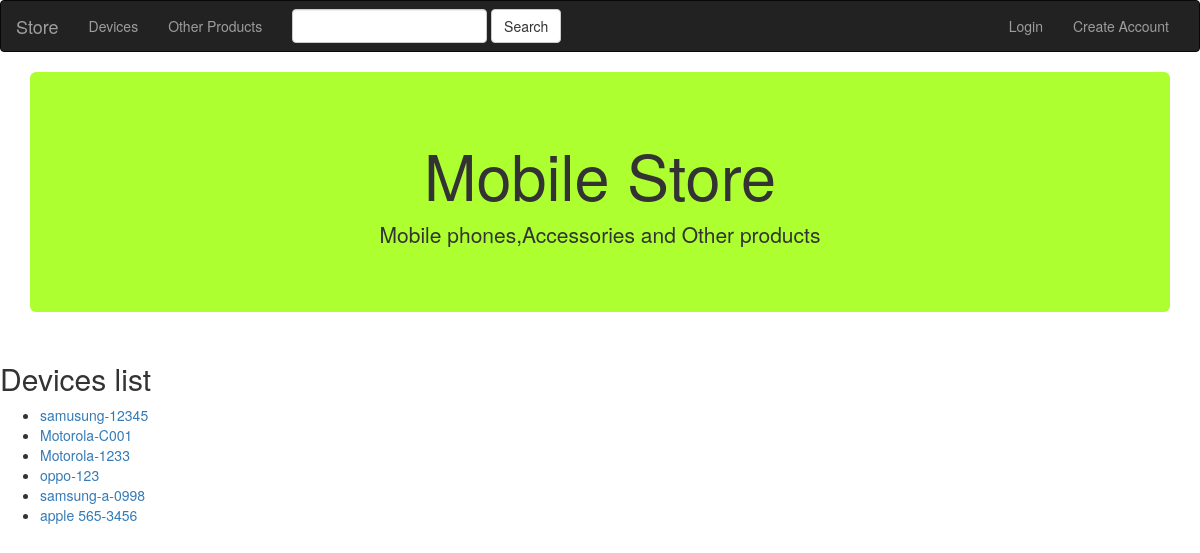
The app's page /mobiles/ with its own data.
### mobiles/models.py (models this page shows, shortened)
class Devices(models.Model):
    device_name = models.CharField(max_length=200)
    device_model = models.CharField(max_length=100)

### mobiles/views.py (the view)
def index(request):
    all_devices=Devices.objects.all()
    context={'all_devices': all_devices}
    return render(request,'mobiles/index.html',context)

### mobiles/templates/mobiles/index.html (shortened to what this page needs)
<!DOCTYPE html>
<html lang="en">
<head>
    {% load staticfiles %}
    <link rel="stylesheet" href="https://maxcdn.bootstrapcdn.com/bootstrap/3.3.6/css/bootstrap.min.css">
</head>
<body>
<nav class="navbar navbar-inverse">
    <div class="container-fluid">
        <div class="navbar-header">
            <a class="navbar-brand" href="{% url 'mobiles:index' %}">Store</a>
        </div>
        <div class="collapse navbar-collapse" id="topNavBar">
            <ul class="nav navbar-nav">
                <li class="{% block albums_active %}{% endblock %}"><a href="{% url 'mobiles:index' %}">Devices</a></li>
                <li class="{% block songs_active %}{% endblock %}"><a href="#">Other Products</a></li>
            </ul>
            <form class="navbar-form navbar-left" role="search" method="get" action="{% url 'mobiles:index' %}">
                <div class="form-group">
                    <input type="text" class="form-control" name="q" value="{{ request.GET.q }}">
                </div>
                <button type="submit" class="btn btn-default">Search</button>
            </form>
            <ul class="nav navbar-nav navbar-right">
                <li>{% if user.is_authenticated %}
                 <li class="nav-item"><a href="#">{{ user.get_username }}</a></li>
     <li class="nav-item">
         <a href="{% url 'mobiles:logout_user'%}?next={{request.path}}">Logout</a>
     </li>
                 <li class="nav-item">
         <a href="{% url 'mobiles:deviceadd'%}">Add device</a>
     </li>
   {% else %}
     <li class="nav-item">
         <a href="{% url 'mobiles:login_user'%}?next={{request.path}}">Login</a>
     </li>
                 <li class="nav-item">
        <a class="nav-link" href="{% url 'mobiles:register'%}">Create Account</a>
    </li>
   {% endif %}
                </li>
            </ul>
        </div>
    </div>
</nav>
{% block body %}
 <div class="container">
<div class="jumbotron text-center" style="background-color:greenyellow">
    <h1 style="text-blink: 02"> Mobile Store</h1>
    <p>Mobile phones,Accessories and Other products</p>
</div>
</div>
<h2>Devices list</h2>
<ul>
    {% for device in all_devices %}
    <li><a href="{% url 'mobiles:details' device.id%}">{{ device.device_name}}-{{ device.device_model}}</a></li>
    {% endfor %}
</ul>
{% endblock %}
</body>
</html>

### records on screen
Devices: device_name "samusung", device_model "12345"
Devices: device_name "Motorola", device_model "C001"
Devices: device_name "Motorola", device_model "1233"
Devices: device_name "oppo", device_model "123"
Devices: device_name "samsung", device_model "a-0998"
Devices: device_name "apple 565", device_model "3456"
